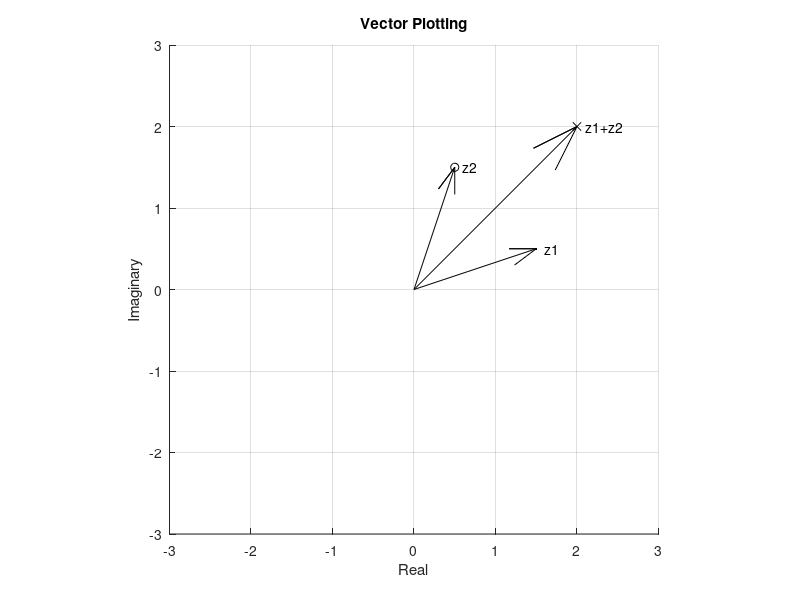

Reproduce this figure in MATLAB.
z1 = 1.5+0.5j;
z2 = 0.5+1.5j;
z3 = z1+z2;
axis([-3 3 -3 3]);
axis square;
grid on;
hold on;

plot(z1,'k.');
plot(z2,'ko');
plot(z3,'kx');

compass(z1,'k');
compass(z2,'k');
compass(z3,'k');


text(real(z1)+0.1,imag(z1),'z1');
text(real(z2)+0.1,imag(z2),'z2');
text(real(z3)+0.1,imag(z3),'z1+z2');

xlabel('Real'); 
ylabel('Imaginary');
title('Vector Plotting');

